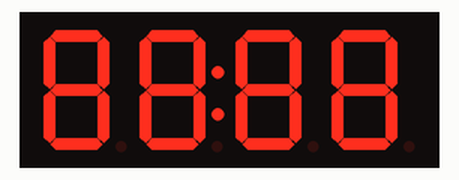
Recording of a program running on a simulated MicroPython board. Parts: 4-digit seven-segment display. Library files of the repository ran but are not shown: tm1637.py.

Above: at 0.1 s.
At 4.1 s:
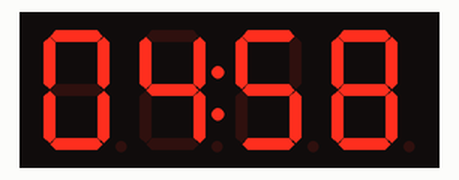
At 9.1 s:
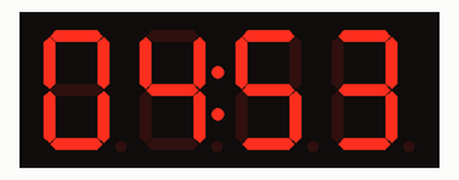
At 19.2 s:
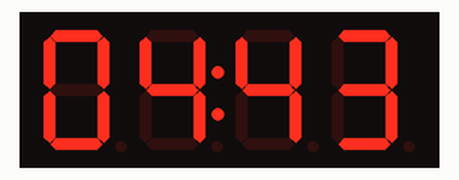
At 28.3 s:
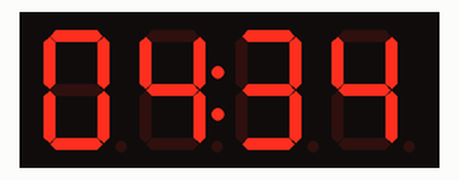
At 38.3 s:
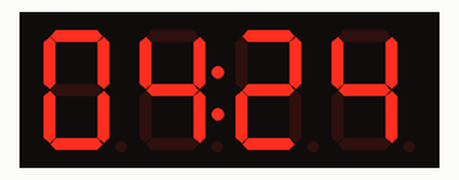

The program:

timer_tm1637.py
```python
import tm1637
from machine import Pin
import time
tm = tm1637.TM1637(clk=Pin(5), dio=Pin(4))

tm.write([127, 255, 127, 127])
time.sleep(1)
tm.write([0, 0, 0, 0])
time.sleep(1)

tm.numbers(5, 0)
time.sleep(1)
for m in range(4, -1, -1):
	for s in range(59, -1, -1):
		tm.numbers(m, s)
		time.sleep(1)

tm.write([0, 0, 0, 0])
time.sleep(1)
for _ in range(5):
	tm.write([0b01111100, 0b00111111, 0b00111111, 0b01010100])
	time.sleep(0.5)
	tm.write([0, 0, 0, 0])
	time.sleep(0.5)
```

Measured:
- what the display in image 1 shows lasts 1.0 s, from 4.0 s to 5.0 s
